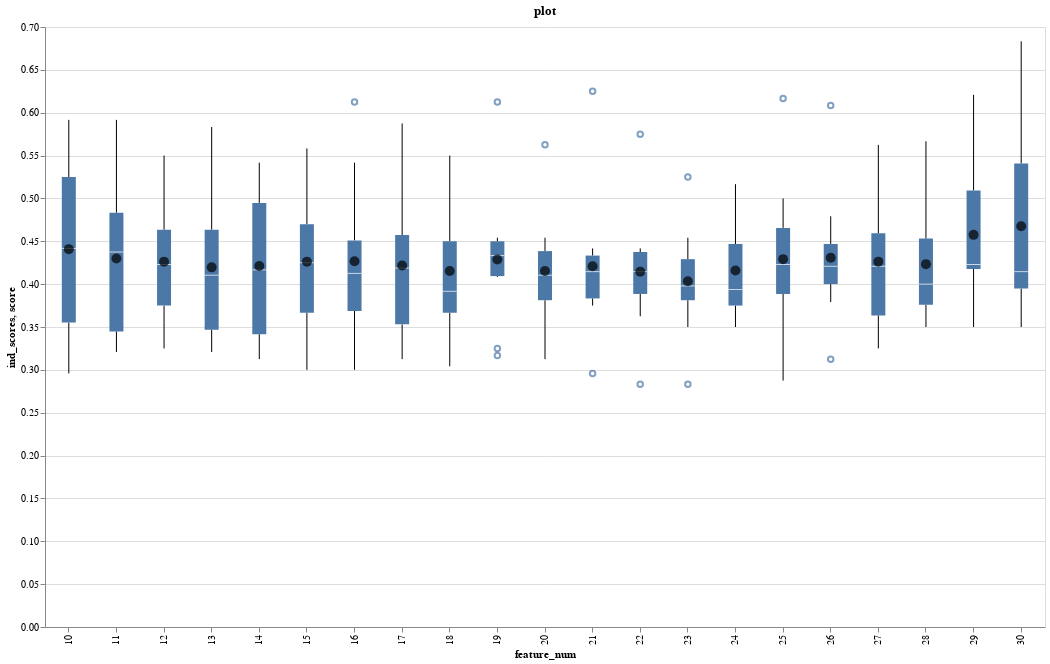

Notebook code cell kept with this figure:
### Code cell
bp_preprocessing.altair_feature_selection_chart(nbayes_stats,uniqueness=3)

### Figure 1 — Vega-Lite specification as saved in the notebook (floating-point values rounded to 4 significant figures; data arrays with more than 128 entries replaced by an {"elided": "..."} marker saying what was removed)
{"config": {"view": {"continuousWidth": 400, "continuousHeight": 300}}, "layer": [{"data": {"name": "data-29cf3627ee7b093ef7455a174ca429b8"}, "mark": "boxplot", "encoding": {"x": {"field": "feature_num", "type": "ordinal"}, "y": {"field": "ind_scores", "type": "quantitative"}}, "selection": {"selector007": {"type": "single", "empty": "none"}, "selector008": {"type": "interval", "bind": "scales", "encodings": ["x", "y"]}}}, {"data": {"name": "data-fbd2ed0295db125e42d103622978a883"}, "mark": {"type": "point", "color": "black", "filled": true, "size": 100}, "encoding": {"x": {"field": "feature_num", "title": "feature_num", "type": "ordinal"}, "y": {"field": "avg_score", "title": "score", "type": "quantitative"}}, "selection": {"selector007": {"type": "single", "empty": "none"}}}, {"data": {"name": "data-fbd2ed0295db125e42d103622978a883"}, "mark": {"type": "text", "baseline": "bottom", "dy": -75}, "encoding": {"text": {"field": "featuresX", "type": "nominal"}, "y": {"field": "zero", "type": "quantitative"}}, "transform": [{"filter": {"selection": "selector007"}}]}], "height": 600, "title": "plot", "width": 1000, "$schema": "https://vega.github.io/schema/vega-lite/v4.17.0.json", "datasets": {"data-29cf3627ee7b093ef7455a174ca429b8": {"elided": "210 records"}, "data-fbd2ed0295db125e42d103622978a883": [{"feature_num": 10, "ind_scores": [0.35, 0.5125, 0.5292, 0.4833, 0.3583, 0.4, 0.5917, 0.5333, 0.2958, 0.3542], "avg_score": 0.4408, "stdev": 0.09556, "ci68": "(0.3458053503020378, 0.5358613163646291)", "yerr": 0.09503, "features": [["BASP1", "PRELP", "AK1C1", "ATS1", "1433Z", "GUAD", "TAU", "CATS", "DPP6", "TRH"], ["1433G", "FREM2", "OMD", "METRN", "TAU", "CLMP", "1433Z", "POTEJ", "CATA", "SNED1"], ["CADH5", "PGK2", "KLK11", "GINM1", "CADH8", "1433G", "SCUB1", "GUAD", "CO7", "TAU"], ["1433G", "LRP1B", "TCO2", "HTRA1", "AGRB1", "PAL4A", "PPT1", "AK1C1", "1433B", "FCG3A"], ["1433G", "MIA", "CO4A2", "OSCAR", "ENPP5", "PAL4A", "CFAD", "1433Z", "LRP1B", "VWF"], ["1433G", "VGF", "MMP2", "LAMC3", "AK1C1", "PPT1", "PAL4A", "1433Z", "CO7", "TAU"], ["TAU", "K1C9", "ACTBM", "HYI", "LYAG", "1433G", "FREM2", "PAL4A", "MMP2", "AK1C1"], ["TAU", "AMYP", "RARR2", "PVR", "MYDGF", "AK1C1", "TSP4", "1433G", "A2MG", "CADH5"], ["GDIA", "SCUB1", "ACTG", "HLAA", "HDHD2", "CPVL", "TAU", "HYI", "1433G", "GMFB"], ["DPP6", "AK1C1", "CEMIP", "ERAP2", "1433G", "PILRA", "SEPR", "AMY2B", "TAU", "GDIA"]], "uniqueX_features_ina_string": "1433G, 1433Z, AK1C1, PAL4A, TAU", "featuresX": ["1433G, 1433Z, AK1C1, PAL4A, TAU"], "zero": 0}, {"feature_num": 11, "ind_scores": [0.3375, 0.45, 0.5917, 0.4833, 0.3208, 0.425, 0.5167, 0.4833, 0.325, 0.3667], "avg_score": 0.43, "stdev": 0.08676, "ci68": "(0.34372206204195727, 0.5162779379580428)", "yerr": 0.08628, "features": [["BASP1", "PRELP", "AK1C1", "ATS1", "1433Z", "GUAD", "TAU", "CATS", "DPP6", "TRH", "1433G"], ["1433G", "FREM2", "OMD", "METRN", "TAU", "CLMP", "1433Z", "POTEJ", "CATA", "SNED1", "PAL4A"], ["CADH5", "PGK2", "KLK11", "GINM1", "CADH8", "1433G", "SCUB1", "GUAD", "CO7", "TAU", "CHLE"], ["1433G", "LRP1B", "TCO2", "HTRA1", "AGRB1", "PAL4A", "PPT1", "AK1C1", "1433B", "FCG3A", "MMP2"], ["1433G", "MIA", "CO4A2", "OSCAR", "ENPP5", "PAL4A", "CFAD", "1433Z", "LRP1B", "VWF", "CO6A2"], ["1433G", "VGF", "MMP2", "LAMC3", "AK1C1", "PPT1", "PAL4A", "1433Z", "CO7", "TAU", "LV214"], ["TAU", "K1C9", "ACTBM", "HYI", "LYAG", "1433G", "FREM2", "PAL4A", "MMP2", "AK1C1", "GSHR"], ["TAU", "AMYP", "RARR2", "PVR", "MYDGF", "AK1C1", "TSP4", "1433G", "A2MG", "CADH5", "PAFA"], ["GDIA", "SCUB1", "ACTG", "HLAA", "HDHD2", "CPVL", "TAU", "HYI", "1433G", "GMFB", "TRH"], ["DPP6", "AK1C1", "CEMIP", "ERAP2", "1433G", "PILRA", "SEPR", "AMY2B", "TAU", "GDIA", "METRN"]], "uniqueX_features_ina_string": "1433G, 1433Z, AK1C1, MMP2, PAL4A, TAU", "featuresX": ["1433G, 1433Z, AK1C1, MMP2, PAL4A, TAU"], "zero": 0}, {"feature_num": 12, "ind_scores": [0.3875, 0.4208, 0.55, 0.4542, 0.3708, 0.425, 0.4958, 0.4667, 0.325, 0.3667], "avg_score": 0.4263, "stdev": 0.06401, "ci68": "(0.36259385188689386, 0.48990614811310623)", "yerr": 0.06366, "features": [["BASP1", "PRELP", "AK1C1", "ATS1", "1433Z", "GUAD", "TAU", "CATS", "DPP6", "TRH", "1433G", "ANAG"], ["1433G", "FREM2", "OMD", "METRN", "TAU", "CLMP", "1433Z", "POTEJ", "CATA", "SNED1", "PAL4A", "1433B"], ["CADH5", "PGK2", "KLK11", "GINM1", "CADH8", "1433G", "SCUB1", "GUAD", "CO7", "TAU", "CHLE", "CHIT1"], ["1433G", "LRP1B", "TCO2", "HTRA1", "AGRB1", "PAL4A", "PPT1", "AK1C1", "1433B", "FCG3A", "MMP2", "TWSG1"], ["1433G", "MIA", "CO4A2", "OSCAR", "ENPP5", "PAL4A", "CFAD", "1433Z", "LRP1B", "VWF", "CO6A2", "1433B"], ["1433G", "VGF", "MMP2", "LAMC3", "AK1C1", "PPT1", "PAL4A", "1433Z", "CO7", "TAU", "LV214", "POTEJ"], ["TAU", "K1C9", "ACTBM", "HYI", "LYAG", "1433G", "FREM2", "PAL4A", "MMP2", "AK1C1", "GSHR", "CO7"], ["TAU", "AMYP", "RARR2", "PVR", "MYDGF", "AK1C1", "TSP4", "1433G", "A2MG", "CADH5", "PAFA", "APOD"], ["GDIA", "SCUB1", "ACTG", "HLAA", "HDHD2", "CPVL", "TAU", "HYI", "1433G", "GMFB", "TRH", "CO6A2"], ["DPP6", "AK1C1", "CEMIP", "ERAP2", "1433G", "PILRA", "SEPR", "AMY2B", "TAU", "GDIA", "METRN", "HDHD2"]], "uniqueX_features_ina_string": "1433B, 1433G, 1433Z, AK1C1, CO7, MMP2, PAL4A, TAU", "featuresX": ["1433B, 1433G, 1433Z, AK1C1, CO7, MMP2, PAL4A, TAU"], "zero": 0}, {"feature_num": 13, "ind_scores": [0.4, 0.4208, 0.5833, 0.5083, 0.3208, 0.3625, 0.4667, 0.4542, 0.3375, 0.3417], "avg_score": 0.4196, "stdev": 0.08019, "ci68": "(0.3398359384999402, 0.49933072816672647)", "yerr": 0.07975, "features": {"elided": "10x13 str values"}, "uniqueX_features_ina_string": "1433B, 1433G, 1433Z, AK1C1, CO7, MMP2, PAL4A, TAU", "featuresX": ["1433B, 1433G, 1433Z, AK1C1, CO7, MMP2, PAL4A, TAU"], "zero": 0}, {"feature_num": 14, "ind_scores": [0.425, 0.4083, 0.5417, 0.5292, 0.3333, 0.3125, 0.4667, 0.5042, 0.3375, 0.3542], "avg_score": 0.4213, "stdev": 0.08145, "ci68": "(0.3402550411904026, 0.5022449588095973)", "yerr": 0.08099, "features": {"elided": "10x14 str values"}, "uniqueX_features_ina_string": "1433B, 1433G, 1433Z, AK1C1, CO7, METRN, MMP2, PAL4A, PPT1, TAU", "featuresX": ["1433B, 1433G, 1433Z, AK1C1, CO7, METRN, MMP2, PAL4A, PPT1, TAU"], "zero": 0}, {"feature_num": 15, "ind_scores": [0.4417, 0.4083, 0.5417, 0.5583, 0.3625, 0.3, 0.4792, 0.4417, 0.35, 0.3792], "avg_score": 0.4263, "stdev": 0.07899, "ci68": "(0.3476956514540004, 0.5048043485459996)", "yerr": 0.07855, "features": {"elided": "10x15 str values"}, "uniqueX_features_ina_string": "1433B, 1433G, 1433Z, AK1C1, CO7, DPP6, METRN, MMP2, PAL4A, PGK1, PPT1, TAU", "featuresX": ["1433B, 1433G, 1433Z, AK1C1, CO7, DPP6, METRN, MMP2, PAL4A, PGK1, PPT1, TAU"], "zero": 0}, {"feature_num": 16, "ind_scores": [0.4167, 0.4083, 0.5417, 0.6125, 0.3875, 0.3, 0.4542, 0.4417, 0.3625, 0.3417], "avg_score": 0.4267, "stdev": 0.08837, "ci68": "(0.338783805351235, 0.5145495279820983)", "yerr": 0.08788, "features": {"elided": "10x16 str values"}, "uniqueX_features_ina_string": "1433B, 1433G, 1433Z, AK1C1, CO7, DPP6, GUAD, METRN, MMP2, PAL4A, PGK1, PPT1, SCUB1, TAU", "featuresX": ["1433B, 1433G, 1433Z, AK1C1, CO7, DPP6, GUAD, METRN, MMP2, PAL4A, PGK1, PPT1, SCUB1, TAU"], "zero": 0}, {"feature_num": 17, "ind_scores": [0.4292, 0.4208, 0.5292, 0.5875, 0.3875, 0.3125, 0.4667, 0.4167, 0.325, 0.3417], "avg_score": 0.4217, "stdev": 0.08366, "ci68": "(0.33846847797270385, 0.5048648553606295)", "yerr": 0.0832, "features": {"elided": "10x17 str values"}, "uniqueX_features_ina_string": "1433B, 1433G, 1433Z, AK1C1, CO7, DPP6, GUAD, METRN, MMP2, PAL4A, PGK1, PPT1, SCUB1, TAU", "featuresX": ["1433B, 1433G, 1433Z, AK1C1, CO7, DPP6, GUAD, METRN, MMP2, PAL4A, PGK1, PPT1, SCUB1, TAU"], "zero": 0}, {"feature_num": 18, "ind_scores": [0.3042, 0.4083, 0.5292, 0.55, 0.4375, 0.3625, 0.4542, 0.3667, 0.375, 0.3667], "avg_score": 0.4154, "stdev": 0.07393, "ci68": "(0.3418976968647792, 0.48893563646855415)", "yerr": 0.07352, "features": {"elided": "10x18 str values"}, "uniqueX_features_ina_string": "1433B, 1433G, 1433Z, AK1C1, CADH5, CO7, DPP6, FREM2, GUAD, METRN, MMP2, PAL4A, PGK1, PPT1, SCUB1, TAU", "featuresX": ["1433B, 1433G, 1433Z, AK1C1, CADH5, CO7, DPP6, FREM2, GUAD, METRN, MMP2, PAL4A, PGK1, PPT1, SCUB1, TAU"], "zero": 0}, {"feature_num": 19, "ind_scores": [0.4542, 0.4375, 0.4292, 0.6125, 0.4375, 0.4125, 0.4542, 0.4083, 0.325, 0.3167], "avg_score": 0.4288, "stdev": 0.07695, "ci68": "(0.3522238884242431, 0.5052761115757568)", "yerr": 0.07653, "features": {"elided": "10x19 str values"}, "uniqueX_features_ina_string": "1433B, 1433G, 1433Z, AK1C1, CADH5, CHLE, CO7, DPP6, FREM2, GDIA, GUAD, HYI, METRN, MMP2, PAL4A, PGK1, PPT1, SCUB1, TAU", "featuresX": ["1433B, 1433G, 1433Z, AK1C1, CADH5, CHLE, CO7, DPP6, FREM2, GDIA, GUAD, HYI, METRN, MMP2, PAL4A, PGK1, PPT1, SCUB1, TAU"], "zero": 0}, {"feature_num": 20, "ind_scores": [0.3667, 0.4083, 0.4292, 0.5625, 0.3875, 0.4125, 0.4542, 0.3792, 0.3125, 0.4417], "avg_score": 0.4154, "stdev": 0.06256, "ci68": "(0.35320644588848454, 0.47762688744484877)", "yerr": 0.06221, "features": {"elided": "10x20 str values"}, "uniqueX_features_ina_string": "1433B, 1433G, 1433Z, AK1C1, AMY2B, CADH5, CHLE, CO7, DPP6, FREM2, GDIA, GUAD, HYI, METRN, MMP2, PAL4A, PGK1, PPT1, SCUB1, TAU", "featuresX": ["1433B, 1433G, 1433Z, AK1C1, AMY2B, CADH5, CHLE, CO7, DPP6, FREM2, GDIA, GUAD, HYI, METRN, MMP2, PAL4A, PGK1, PPT1, SCUB1, TAU"], "zero": 0}, {"feature_num": 21, "ind_scores": [0.375, 0.4083, 0.4375, 0.625, 0.2958, 0.4125, 0.4417, 0.4208, 0.375, 0.4167], "avg_score": 0.4208, "stdev": 0.07903, "ci68": "(0.3422363762211902, 0.49943029044547643)", "yerr": 0.0786, "features": {"elided": "10x21 str values"}, "uniqueX_features_ina_string": "1433B, 1433G, 1433T, 1433Z, AK1C1, AMY2B, CADH5, CHLE, CLMP, CO7, DPP6, FREM2, GDIA, GUAD, HYI, METRN, MMP2, PAL4A, PGK1, PPT1, SCUB1, - TAU, VWF", "featuresX": ["1433B, 1433G, 1433T, 1433Z, AK1C1, AMY2B, CADH5, CHLE, CLMP, CO7, DPP6, FREM2, GDIA, GUAD, HYI, METRN, MMP2, PAL4A, PGK1, PPT1, SCUB1, ", " TAU, VWF"], "zero": 0}, {"feature_num": 22, "ind_scores": [0.3875, 0.4083, 0.4375, 0.575, 0.4375, 0.3625, 0.4417, 0.4208, 0.2833, 0.3917], "avg_score": 0.4146, "stdev": 0.06985, "ci68": "(0.34511818811904377, 0.48404847854762284)", "yerr": 0.06947, "features": {"elided": "10x22 str values"}, "uniqueX_features_ina_string": "1433B, 1433G, 1433T, 1433Z, AK1C1, AMY2B, CADH5, CADH8, CHLE, CLMP, CO6A2, CO7, DPP6, FREM2, GDIA, GUAD, HYI, METRN, MMP2, PAL4A, PGK1, - PPT1, SCUB1, TAU, VWF", "featuresX": ["1433B, 1433G, 1433T, 1433Z, AK1C1, AMY2B, CADH5, CADH8, CHLE, CLMP, CO6A2, CO7, DPP6, FREM2, GDIA, GUAD, HYI, METRN, MMP2, PAL4A, PGK1, ", " PPT1, SCUB1, TAU, VWF"], "zero": 0}, {"feature_num": 23, "ind_scores": [0.3875, 0.4083, 0.4292, 0.525, 0.3875, 0.35, 0.4542, 0.4292, 0.2833, 0.3792], "avg_score": 0.4033, "stdev": 0.06089, "ci68": "(0.3427804107469069, 0.4638862559197598)", "yerr": 0.06055, "features": {"elided": "10x23 str values"}, "uniqueX_features_ina_string": "1433B, 1433G, 1433T, 1433Z, AK1C1, AMY2B, CADH5, CADH8, CHLE, CLMP, CO6A2, CO7, DPP6, FREM2, GDIA, GUAD, HDHD2, HYI, METRN, MMP2, PAL4A, - PGK1, PPT1, SCUB1, TAU, VWF", "featuresX": ["1433B, 1433G, 1433T, 1433Z, AK1C1, AMY2B, CADH5, CADH8, CHLE, CLMP, CO6A2, CO7, DPP6, FREM2, GDIA, GUAD, HDHD2, HYI, METRN, MMP2, PAL4A, ", " PGK1, PPT1, SCUB1, TAU, VWF"], "zero": 0}, {"feature_num": 24, "ind_scores": [0.3625, 0.4083, 0.375, 0.5125, 0.425, 0.35, 0.4542, 0.5167, 0.375, 0.3792], "avg_score": 0.4158, "stdev": 0.05743, "ci68": "(0.35872411267932924, 0.4729425539873375)", "yerr": 0.05711, "features": {"elided": "10x24 str values"}, "uniqueX_features_ina_string": "1433B, 1433G, 1433T, 1433Z, AK1C1, AMY2B, CADH5, CADH8, CHLE, CLMP, CO6A2, CO7, DPP6, FREM2, GDIA, GUAD, HDHD2, HYI, LRP1B, METRN, MMP2, - PAL4A, PGK1, PPT1, SCUB1, TAU, VWF", "featuresX": ["1433B, 1433G, 1433T, 1433Z, AK1C1, AMY2B, CADH5, CADH8, CHLE, CLMP, CO6A2, CO7, DPP6, FREM2, GDIA, GUAD, HDHD2, HYI, LRP1B, METRN, MMP2, ", " PAL4A, PGK1, PPT1, SCUB1, TAU, VWF"], "zero": 0}, {"feature_num": 25, "ind_scores": [0.2875, 0.4375, 0.4167, 0.5, 0.475, 0.35, 0.4292, 0.6167, 0.3875, 0.3917], "avg_score": 0.4292, "stdev": 0.08484, "ci68": "(0.3447963261347474, 0.513537007198586)", "yerr": 0.08437, "features": {"elided": "10x25 str values"}, "uniqueX_features_ina_string": "1433B, 1433G, 1433T, 1433Z, AK1C1, AMY2B, CADH5, CADH8, CHLE, CLMP, CO6A2, CO7, DPP6, FREM2, GDIA, GUAD, HDHD2, HYI, LRP1B, METRN, MMP2, - PAL4A, PGK1, PGK2, PILRA, PPT1, SCUB1, TAU, VASN, VWF", "featuresX": ["1433B, 1433G, 1433T, 1433Z, AK1C1, AMY2B, CADH5, CADH8, CHLE, CLMP, CO6A2, CO7, DPP6, FREM2, GDIA, GUAD, HDHD2, HYI, LRP1B, METRN, MMP2, ", " PAL4A, PGK1, PGK2, PILRA, PPT1, SCUB1, TAU, VASN, VWF"], "zero": 0}, {"feature_num": 26, "ind_scores": [0.3125, 0.4375, 0.4792, 0.45, 0.4375, 0.4, 0.3792, 0.6083, 0.4, 0.4042], "avg_score": 0.4308, "stdev": 0.0732, "ci68": "(0.35803838229559715, 0.5036282843710694)", "yerr": 0.07279, "features": {"elided": "10x26 str values"}, "uniqueX_features_ina_string": "1433B, 1433G, 1433T, 1433Z, AK1C1, AMY2B, BASP1, CADH5, CADH8, CHLE, CLMP, CO6A2, CO7, DPP6, FREM2, GDIA, GUAD, HDHD2, HYI, LRP1B, METRN, - MMP2, MYDGF, PAL4A, PGK1, PGK2, PILRA, PPT1, SCUB1, SERC, TAU, VASN, VWF", "featuresX": ["1433B, 1433G, 1433T, 1433Z, AK1C1, AMY2B, BASP1, CADH5, CADH8, CHLE, CLMP, CO6A2, CO7, DPP6, FREM2, GDIA, GUAD, HDHD2, HYI, LRP1B, METRN, ", " MMP2, MYDGF, PAL4A, PGK1, PGK2, PILRA, PPT1, SCUB1, SERC, TAU, VASN, VWF"], "zero": 0}, {"feature_num": 27, "ind_scores": [0.325, 0.4375, 0.4667, 0.5625, 0.4375, 0.35, 0.3792, 0.5417, 0.3583, 0.4042], "avg_score": 0.4263, "stdev": 0.0756, "ci68": "(0.35106838295766474, 0.5014316170423352)", "yerr": 0.07518, "features": {"elided": "10x27 str values"}, "uniqueX_features_ina_string": "1433B, 1433G, 1433T, 1433Z, AK1C1, AMY2B, BASP1, CADH5, CADH8, CHLE, CLMP, CO6A2, CO7, DPP6, FREM2, GDIA, GUAD, HDHD2, HYI, LRP1B, METRN, - MMP2, MYDGF, PAL4A, PGK1, PGK2, PILRA, PPT1, SCUB1, SERC, SUMO4, TAU, TIMP2, VASN, VWF", "featuresX": ["1433B, 1433G, 1433T, 1433Z, AK1C1, AMY2B, BASP1, CADH5, CADH8, CHLE, CLMP, CO6A2, CO7, DPP6, FREM2, GDIA, GUAD, HDHD2, HYI, LRP1B, METRN, ", " MMP2, MYDGF, PAL4A, PGK1, PGK2, PILRA, PPT1, SCUB1, SERC, SUMO4, TAU, TIMP2, VASN, VWF"], "zero": 0}, {"feature_num": 28, "ind_scores": [0.375, 0.3958, 0.4667, 0.525, 0.4125, 0.35, 0.3792, 0.5667, 0.3583, 0.4042], "avg_score": 0.4233, "stdev": 0.0692, "ci68": "(0.3545150594748888, 0.49215160719177786)", "yerr": 0.06882, "features": {"elided": "10x28 str values"}, "uniqueX_features_ina_string": "1433B, 1433G, 1433T, 1433Z, AK1C1, AMY2B, BASP1, CADH5, CADH8, CHLE, CLMP, CO6A2, CO7, DPP6, FREM2, GDIA, GUAD, HDHD2, HYI, LRP1B, METRN, - MMP2, MYDGF, PAL4A, PGK1, PGK2, PILRA, PPT1, SCUB1, SERC, SUMO4, TAU, TIMP2, VASN, VWF", "featuresX": ["1433B, 1433G, 1433T, 1433Z, AK1C1, AMY2B, BASP1, CADH5, CADH8, CHLE, CLMP, CO6A2, CO7, DPP6, FREM2, GDIA, GUAD, HDHD2, HYI, LRP1B, METRN, ", " MMP2, MYDGF, PAL4A, PGK1, PGK2, PILRA, PPT1, SCUB1, SERC, SUMO4, TAU, TIMP2, VASN, VWF"], "zero": 0}, {"feature_num": 29, "ind_scores": [0.425, 0.4208, 0.5417, 0.525, 0.4625, 0.35, 0.3917, 0.6208, 0.4208, 0.4167], "avg_score": 0.4575, "stdev": 0.07723, "ci68": "(0.3806973066814551, 0.534302693318545)", "yerr": 0.0768, "features": {"elided": "10x29 str values"}, "uniqueX_features_ina_string": "1433B, 1433G, 1433T, 1433Z, AK1C1, AMY2B, BASP1, CADH5, CADH8, CHLE, CLMP, CO6A2, CO7, DPP6, ENPP5, FREM2, GDIA, GUAD, HDHD2, HYI, KLK11, - LRP1B, METRN, MMP2, MYDGF, NEUM, PAL4A, PGK1, PGK2, PILRA, PPT1, SCUB1, SERC, SUMO4, TAU, TIMP2, TRH, VASN, VWF", "featuresX": ["1433B, 1433G, 1433T, 1433Z, AK1C1, AMY2B, BASP1, CADH5, CADH8, CHLE, CLMP, CO6A2, CO7, DPP6, ENPP5, FREM2, GDIA, GUAD, HDHD2, HYI, KLK11, ", " LRP1B, METRN, MMP2, MYDGF, NEUM, PAL4A, PGK1, PGK2, PILRA, PPT1, SCUB1, SERC, SUMO4, TAU, TIMP2, TRH, VASN, VWF"], "zero": 0}, {"feature_num": 30, "ind_scores": [0.375, 0.4083, 0.5417, 0.5375, 0.5625, 0.35, 0.3917, 0.6833, 0.4208, 0.4042], "avg_score": 0.4675, "stdev": 0.1019, "ci68": "(0.3661762581581013, 0.5688237418418987)", "yerr": 0.1013, "features": {"elided": "10x30 str values"}, "uniqueX_features_ina_string": "1433B, 1433G, 1433T, 1433Z, AK1C1, AMY2B, BASP1, C1QC, CADH5, CADH8, CHLE, CLMP, CO6A2, CO7, DPP6, ENPP5, FREM2, GDIA, GUAD, HDHD2, HYI, - KLK11, LRP1B, METRN, MMP2, MYDGF, NEUM, PAL4A, PGK1, PGK2, PILRA, PPT1, SCUB1, SERC, SUMO4, TAU, TIMP2, TRH, VASN, VWF", "featuresX": ["1433B, 1433G, 1433T, 1433Z, AK1C1, AMY2B, BASP1, C1QC, CADH5, CADH8, CHLE, CLMP, CO6A2, CO7, DPP6, ENPP5, FREM2, GDIA, GUAD, HDHD2, HYI, ", " KLK11, LRP1B, METRN, MMP2, MYDGF, NEUM, PAL4A, PGK1, PGK2, PILRA, PPT1, SCUB1, SERC, SUMO4, TAU, TIMP2, TRH, VASN, VWF"], "zero": 0}]}}
